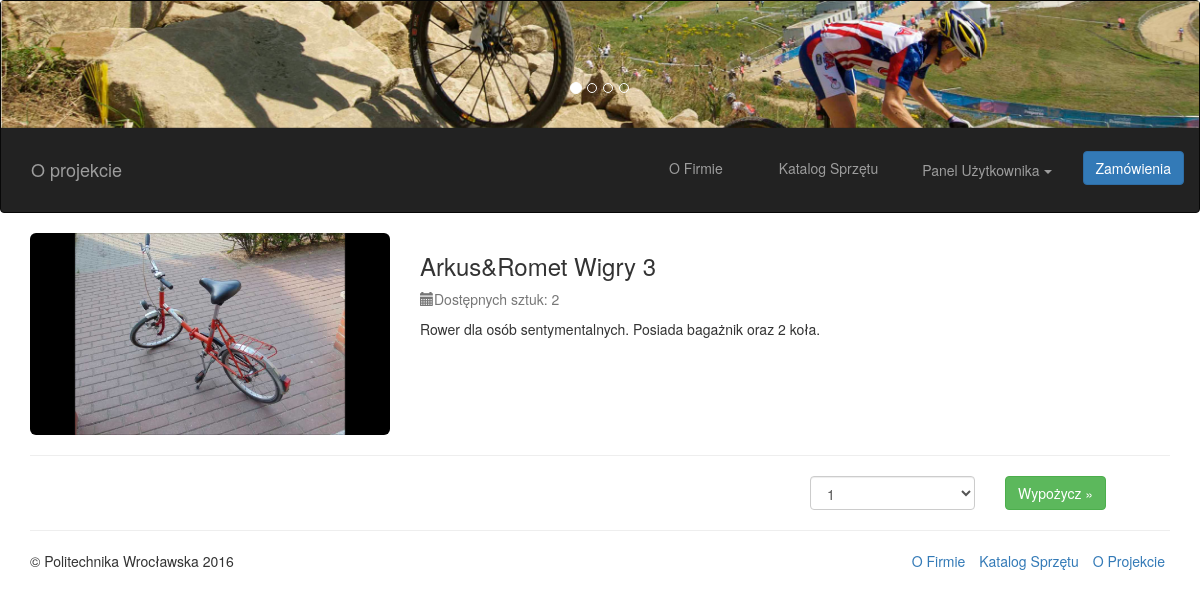
The app's page /katalog/sprzet/1/ (signed in) with its own data.
### wypozyczalnia/models.py (models this page shows, shortened)
class Sprzet(models.Model):
	nazwa = models.CharField(max_length=40)
	producent = models.ForeignKey(Producent, on_delete=models.CASCADE)
	kategoria = models.ForeignKey(Kategoria, on_delete=models.CASCADE)
	opis = models.CharField(max_length=255)
	zdjecie_link = models.CharField(max_length=255)

class Producent(models.Model):
	nazwa = models.CharField(max_length=40)
	adres = models.CharField(max_length=40)
	telefon = models.CharField(max_length=10)
	def __str__(self):
		return str(self.nazwa)

### wypozyczalnia/views.py (the view)
# urls.py: url(r'^katalog/sprzet/(?P<post_id>\d+)/$', SprzetDetailView.as_view(template_name="wypozyczalnia/sprzet_szczegol.html")),
class SprzetDetailView(LoginRequiredMixin, DetailView):
	login_url = '/login/'
	model = Sprzet
	pk_url_kwarg = "post_id"
	def get_context_data(self, **kwargs):
		context = super(SprzetDetailView, self).get_context_data(**kwargs)
		context['loop_times'] = range(1, Egzemplarz.objects.filter(sprzet__pk=self.kwargs['post_id'], wypozyczono=False).count()+1)
		context['sztuk'] = Egzemplarz.objects.filter(sprzet__pk=self.kwargs['post_id'], wypozyczono=False).count()
		return context

### wypozyczalnia/templates/wypozyczalnia/sprzet_szczegol.html (shortened to what this page needs)
 {% extends 'wypozyczalnia/base.html' %}
 {% load bootstrap3 %}
 {%load static %}
{% block content %}
<div class="container">
<div class="row">
   <div class="col-md-4"  align="center">
      <img src={% static object.zdjecie_link %}  align="center" alt="..." class="img-rounded img-responsive">
   </div>
   <div class="col-md-8">
      <h3>
   {{ object.producent }} {{ object.nazwa }}</h3>
          <p class="text-muted"><span class="glyphicon glyphicon-calendar"></span>Dostępnych sztuk: {{ sztuk }}</p>
      <p>{{ object.opis }} </p>
   </div>
</div>
<hr>
 <div class="row" >
   <div class="col-md-8"  >
   </div>
   <div >
<form method="POST" action = "/do_koszyka/{{ object.id }}/" >
   <div class="col-md-2" >
<select class="form-control" name="quantity" >
{% for i in loop_times %}
         <option value = {{ i }}>{{ i }}</option>
         {% empty %}
      <option value = "0">0</option>
         {% endfor %}
 </select> </div>
<div class="col-md-2" >
 <input class="btn btn-success" type="submit" role="button" value = "Wypożycz &raquo;"></input>
      </div>
<br>
</form>
</div>
    </div>
</div>
{% endblock %}

### records on screen
Sprzet: zdjecie_link (picture), producent "Arkus&Romet", nazwa "Wigry 3", opis "Rower dla osób sentymentalnych. Posiada bagażnik oraz 2 koła."

### other values on screen
{{ sztuk }} "2"
form field quantity "1"
